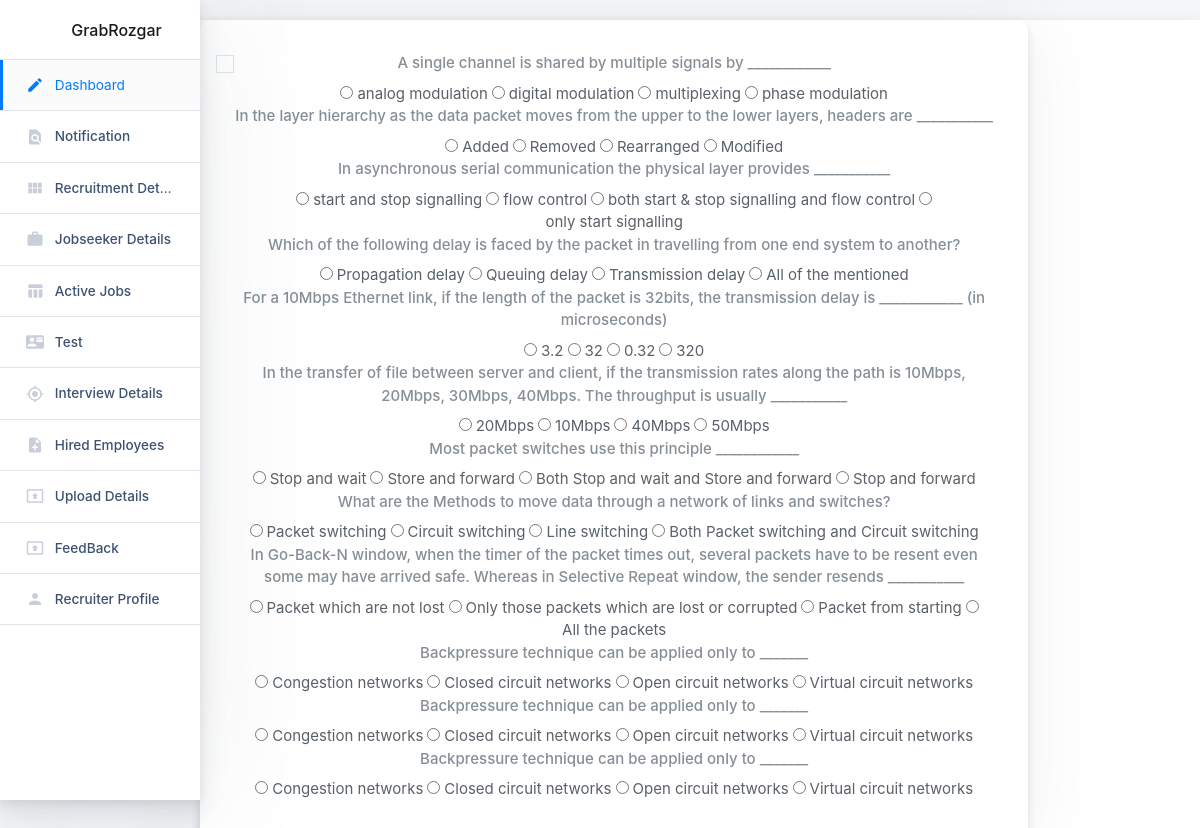
Screenshot of /index.php/test_controller/network with the database file from the repository.
### tables this page shows
CREATE TABLE `test` (
  `Test_Id` int(25) NOT NULL,
  `Recruiter_Id` varchar(25) NOT NULL,
  `Test_Question` text NOT NULL,
  `Option1` text NOT NULL,
  `Option2` text NOT NULL,
  `Option3` text NOT NULL,
  `Option4` text NOT NULL,
  `Test_Answer` text NOT NULL,
  `Test_Detail` text NOT NULL,
  `Status` tinyint(1) NOT NULL,
  `Username` varchar(25) NOT NULL,
  `Category` varchar(50) NOT NULL
);

### application/controllers/Test_Controller.php (called while the page is built, shortened)
<?php
class Test_Controller extends CI_Controller
{
	public function network()
	{
		$this->load->model('Test_model','am');
		$data['ques'] = $this->am->getQuestion();
		$this->load->view('headermain1');
		$this->load->view('recruiter/main_sidebar_recruiter');
		$this->load->view('recruiter/network_view',$data);
		$this->load->view('Footermain');
	}
}

### index.php (called while the page is built, shortened)
<?php
require_once BASEPATH.'core/CodeIgniter.php';

### application/models/Test_model.php (called while the page is built)
<?php
class Test_model extends CI_Model
{
	function getQuestion()
		{
			$query = $this->db->get("test");
		return $query->result();
		}
}

### application/views/recruiter/network_view.php (the view)
<div class="container-fluid">
  <div class="row">
    <main class="main-content col-lg-10 col-md-9 col-sm-12 p-0 offset-lg-2 offset-md-3">
      <div class="main-navbar sticky-top bg-white"><div class="row">
          <div class="col-lg-10">
            <div class="card card-small mb-4 pt-3">
              <div class="card-header border-bottom text-center">
                    <form>
               <div class="col-sm-12 col-md-12 mb-3">
              <?php foreach($ques as $item){?>
              <strong class="text-muted d-block mb-2">
              <?php echo $item->Test_Question ;?></strong>
                <input type="radio"id="formsRadioDefault" name="formsRadioDefault" >
              <label class="custom-control-label"  for="formsRadioDefault"> <?php echo $item->Option1 ;?></label>
               <input type="radio"id="formsRadioDefault" name="formsRadioDefault" >
              <label class="custom-control-label"  for="formsRadioDefault"> <?php echo $item->Option2 ;?></label>
               <input type="radio"id="formsRadioDefault" name="formsRadioDefault" >
              <label class="custom-control-label"  for="formsRadioDefault"> <?php echo $item->Option3 ;?></label>
               <input type="radio"id="formsRadioDefault" name="formsRadioDefault" >
              <label class="custom-control-label"  for="formsRadioDefault"> <?php echo $item->Option4 ;?></label>
               <?php }?> </div>
              </div>
          </div>
        </div>
      </div>
    </main>
  </div>
</div>

### rows the page displays
test: Test_Question "A single channel is shared by multiple signals by ____________", Option1 "analog modulation", Option2 "digital modulation", Option3 "multiplexing", Option4 "phase modulation"
test: Test_Question "In the layer hierarchy as the data packet moves from the upper to the lower layers, headers are ___________", Option1 "Added", Option2 "Removed", Option3 "Rearranged", Option4 "Modified"
test: Test_Question "In asynchronous serial communication the physical layer provides ___________", Option1 "start and stop signalling", Option2 "flow control", Option3 "both start & stop signalling and flow control", Option4 "only start signalling"
test: Test_Question "Which of the following delay is faced by the packet in travelling from one end system to another?", Option1 "Propagation delay", Option2 "Queuing delay", Option3 "Transmission delay", Option4 "All of the mentioned"
test: Test_Question "For a 10Mbps Ethernet link, if the length of the packet is 32bits, the transmission delay is ____________ (in microseconds)", Option1 "3.2", Option2 "32", Option3 "0.32", Option4 "320"
test: Test_Question "In the transfer of file between server and client, if the transmission rates along the path is 10Mbps, 20Mbps, 30Mbps, 40Mbps. The throughput is usually ___________", Option1 "20Mbps", Option2 "10Mbps", Option3 "40Mbps", Option4 "50Mbps"
test: Test_Question "Most packet switches use this principle ____________", Option1 "Stop and wait", Option2 "Store and forward", Option3 "Both Stop and wait and Store and forward", Option4 "Stop and forward"
test: Test_Question "What are the Methods to move data through a network of links and switches?", Option1 "Packet switching", Option2 "Circuit switching", Option3 "Line switching", Option4 "Both Packet switching and Circuit switching"
test: Test_Question "In Go-Back-N window, when the timer of the packet times out, several packets have to be resent even some may have arrived safe. Whereas in Selective Repeat window, the sender resends ___________", Option1 "Packet which are not lost", Option2 "Only those packets which are lost or corrupted", Option3 "Packet from starting", Option4 "All the packets"
test: Test_Question "Backpressure technique can be applied only to _______", Option1 "Congestion networks", Option2 "Closed circuit networks", Option3 "Open circuit networks", Option4 "Virtual circuit networks"
test: Test_Question "Backpressure technique can be applied only to _______", Option1 "Congestion networks", Option2 "Closed circuit networks", Option3 "Open circuit networks", Option4 "Virtual circuit networks"
test: Test_Question "Backpressure technique can be applied only to _______", Option1 "Congestion networks", Option2 "Closed circuit networks", Option3 "Open circuit networks", Option4 "Virtual circuit networks"
